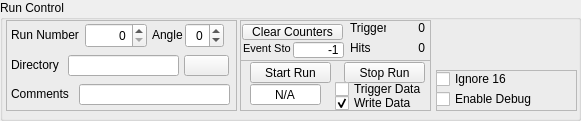
   <widget class="QGroupBox" name="runGroupbox">
    <property name="geometry">
     <rect>
      <x>10</x>
      <y>570</y>
      <width>581</width>
      <height>121</height>
     </rect>
    </property>
    <property name="font">
     <font>
      <family>Arial</family>
      <pointsize>9</pointsize>
     </font>
    </property>
    <property name="title">
     <string>Run Control</string>
    </property>
    <widget class="QLineEdit" name="userComments">
     <property name="enabled">
      <bool>true</bool>
     </property>
     <property name="geometry">
      <rect>
       <x>79</x>
       <y>84</y>
       <width>151</width>
       <height>21</height>
      </rect>
     </property>
     <property name="font">
      <font>
       <family>Arial</family>
       <pointsize>9</pointsize>
      </font>
     </property>
     <property name="alignment">
      <set>Qt::AlignRight|Qt::AlignTrailing|Qt::AlignVCenter</set>
     </property>
    </widget>
    <widget class="QLabel" name="label_3">
     <property name="geometry">
      <rect>
       <x>11</x>
       <y>27</y>
       <width>81</width>
       <height>16</height>
      </rect>
     </property>
     <property name="font">
      <font>
       <pointsize>9</pointsize>
      </font>
     </property>
     <property name="text">
      <string>Run Number</string>
     </property>
    </widget>
    <widget class="QLabel" name="label_4">
     <property name="geometry">
      <rect>
       <x>11</x>
       <y>86</y>
       <width>61</width>
       <height>16</height>
      </rect>
     </property>
     <property name="font">
      <font>
       <pointsize>9</pointsize>
      </font>
     </property>
     <property name="text">
      <string>Comments</string>
     </property>
    </widget>
    <widget class="QSpinBox" name="runNumber">
     <property name="geometry">
      <rect>
       <x>85</x>
       <y>23</y>
       <width>62</width>
       <height>25</height>
      </rect>
     </property>
     <property name="font">
      <font>
       <family>Arial</family>
       <pointsize>9</pointsize>
      </font>
     </property>
     <property name="alignment">
      <set>Qt::AlignRight|Qt::AlignTrailing|Qt::AlignVCenter</set>
     </property>
     <property name="maximum">
      <number>1000000</number>
     </property>
     <property name="value">
      <number>0</number>
     </property>
    </widget>
    <widget class="QLabel" name="label_6">
     <property name="geometry">
      <rect>
       <x>11</x>
       <y>57</y>
       <width>61</width>
       <height>16</height>
      </rect>
     </property>
     <property name="font">
      <font>
       <pointsize>9</pointsize>
      </font>
     </property>
     <property name="text">
      <string>Directory</string>
     </property>
    </widget>
    <widget class="QLineEdit" name="runDirectoryField">
     <property name="enabled">
      <bool>true</bool>
     </property>
     <property name="geometry">
      <rect>
       <x>68</x>
       <y>55</y>
       <width>111</width>
       <height>21</height>
      </rect>
     </property>
     <property name="font">
      <font>
       <family>Arial</family>
       <pointsize>9</pointsize>
      </font>
     </property>
     <property name="alignment">
      <set>Qt::AlignRight|Qt::AlignTrailing|Qt::AlignVCenter</set>
     </property>
    </widget>
    <widget class="QLabel" name="label_7">
     <property name="geometry">
      <rect>
       <x>434</x>
       <y>20</y>
       <width>141</width>
       <height>41</height>
      </rect>
     </property>
     <property name="text">
      <string/>
     </property>
     <property name="pixmap">
      <pixmap resource="../images/icons.qrc">:/images/logo.png</pixmap>
     </property>
     <property name="scaledContents">
      <bool>true</bool>
     </property>
    </widget>
    <widget class="QSpinBox" name="angle">
     <property name="geometry">
      <rect>
       <x>185</x>
       <y>23</y>
       <width>39</width>
       <height>25</height>
      </rect>
     </property>
     <property name="font">
      <font>
       <family>Arial</family>
       <pointsize>9</pointsize>
      </font>
     </property>
     <property name="alignment">
      <set>Qt::AlignRight|Qt::AlignTrailing|Qt::AlignVCenter</set>
     </property>
     <property name="minimum">
      <number>-90</number>
     </property>
     <property name="maximum">
      <number>90</number>
     </property>
     <property name="value">
      <number>0</number>
     </property>
    </widget>
    <widget class="QLabel" name="label_8">
     <property name="geometry">
      <rect>
       <x>146</x>
       <y>27</y>
       <width>41</width>
       <height>16</height>
      </rect>
     </property>
     <property name="font">
      <font>
       <pointsize>9</pointsize>
      </font>
     </property>
     <property name="text">
      <string>  Angle</string>
     </property>
    </widget>
    <widget class="QPushButton" name="stopTriggerCnt">
     <property name="geometry">
      <rect>
       <x>344</x>
       <y>62</y>
       <width>81</width>
       <height>21</height>
      </rect>
     </property>
     <property name="font">
      <font>
       <family>Arial</family>
       <pointsize>9</pointsize>
      </font>
     </property>
     <property name="text">
      <string>Stop Run</string>
     </property>
    </widget>
    <widget class="QPushButton" name="clearTriggerCnt">
     <property name="geometry">
      <rect>
       <x>242</x>
       <y>24</y>
       <width>101</width>
       <height>16</height>
      </rect>
     </property>
     <property name="font">
      <font>
       <family>Arial</family>
       <pointsize>9</pointsize>
      </font>
     </property>
     <property name="text">
      <string>Clear Counters</string>
     </property>
    </widget>
    <widget class="QPushButton" name="checkTriggers">
     <property name="geometry">
      <rect>
       <x>250</x>
       <y>62</y>
       <width>81</width>
       <height>21</height>
      </rect>
     </property>
     <property name="font">
      <font>
       <family>Arial</family>
       <pointsize>9</pointsize>
      </font>
     </property>
     <property name="text">
      <string>Start Run</string>
     </property>
    </widget>
    <widget class="QFrame" name="frame">
     <property name="geometry">
      <rect>
       <x>240</x>
       <y>20</y>
       <width>191</width>
       <height>41</height>
      </rect>
     </property>
     <property name="frameShape">
      <enum>QFrame::StyledPanel</enum>
     </property>
     <property name="frameShadow">
      <enum>QFrame::Raised</enum>
     </property>
     <widget class="QLineEdit" name="eventCountStop">
      <property name="geometry">
       <rect>
        <x>53</x>
        <y>22</y>
        <width>51</width>
        <height>16</height>
       </rect>
      </property>
      <property name="font">
       <font>
        <family>Arial</family>
        <pointsize>9</pointsize>
       </font>
      </property>
      <property name="text">
       <string>-1</string>
      </property>
      <property name="alignment">
       <set>Qt::AlignRight|Qt::AlignTrailing|Qt::AlignVCenter</set>
      </property>
     </widget>
     <widget class="QLabel" name="eventCountStopLabel">
      <property name="geometry">
       <rect>
        <x>0</x>
        <y>20</y>
        <width>51</width>
        <height>16</height>
       </rect>
      </property>
      <property name="font">
       <font>
        <family>Arial</family>
        <pointsize>8</pointsize>
       </font>
      </property>
      <property name="text">
       <string> Event Stop</string>
      </property>
     </widget>
     <widget class="QLabel" name="label_9">
      <property name="geometry">
       <rect>
        <x>110</x>
        <y>0</y>
        <width>36</width>
        <height>16</height>
       </rect>
      </property>
      <property name="font">
       <font>
        <pointsize>9</pointsize>
       </font>
      </property>
      <property name="text">
       <string>Triggers</string>
      </property>
     </widget>
     <widget class="QLabel" name="triggerCntLabel_fpga">
      <property name="geometry">
       <rect>
        <x>154</x>
        <y>0</y>
        <width>31</width>
        <height>16</height>
       </rect>
      </property>
      <property name="font">
       <font>
        <family>Arial</family>
        <pointsize>9</pointsize>
       </font>
      </property>
      <property name="text">
       <string>0</string>
      </property>
      <property name="alignment">
       <set>Qt::AlignRight|Qt::AlignTrailing|Qt::AlignVCenter</set>
      </property>
     </widget>
     <widget class="QLabel" name="label_10">
      <property name="geometry">
       <rect>
        <x>110</x>
        <y>20</y>
        <width>36</width>
        <height>16</height>
       </rect>
      </property>
      <property name="font">
       <font>
        <pointsize>9</pointsize>
       </font>
      </property>
      <property name="text">
       <string>Hits</string>
      </property>
     </widget>
     <widget class="QLabel" name="triggerCntLabel">
      <property name="geometry">
       <rect>
        <x>150</x>
        <y>20</y>
        <width>35</width>
        <height>16</height>
       </rect>
      </property>
      <property name="font">
       <font>
        <family>Arial</family>
        <pointsize>9</pointsize>
       </font>
      </property>
      <property name="text">
       <string>0</string>
      </property>
      <property name="alignment">
       <set>Qt::AlignRight|Qt::AlignTrailing|Qt::AlignVCenter</set>
      </property>
     </widget>
    </widget>
    <widget class="QFrame" name="frame_3">
     <property name="geometry">
      <rect>
       <x>240</x>
       <y>60</y>
       <width>191</width>
       <height>51</height>
      </rect>
     </property>
     <property name="frameShape">
      <enum>QFrame::StyledPanel</enum>
     </property>
     <property name="frameShadow">
      <enum>QFrame::Raised</enum>
     </property>
     <widget class="QLineEdit" name="runStatusField">
      <property name="enabled">
       <bool>true</bool>
      </property>
      <property name="geometry">
       <rect>
        <x>10</x>
        <y>24</y>
        <width>71</width>
        <height>21</height>
       </rect>
      </property>
      <property name="font">
       <font>
        <family>Arial</family>
        <pointsize>9</pointsize>
       </font>
      </property>
      <property name="text">
       <string>N/A</string>
      </property>
      <property name="alignment">
       <set>Qt::AlignCenter</set>
      </property>
      <property name="readOnly">
       <bool>true</bool>
      </property>
     </widget>
    </widget>
    <widget class="QFrame" name="frame_2">
     <property name="geometry">
      <rect>
       <x>6</x>
       <y>20</y>
       <width>231</width>
       <height>91</height>
      </rect>
     </property>
     <property name="frameShape">
      <enum>QFrame::StyledPanel</enum>
     </property>
     <property name="frameShadow">
      <enum>QFrame::Raised</enum>
     </property>
     <widget class="QPushButton" name="selectDir">
      <property name="geometry">
       <rect>
        <x>178</x>
        <y>35</y>
        <width>45</width>
        <height>21</height>
       </rect>
      </property>
      <property name="text">
       <string/>
      </property>
      <property name="icon">
       <iconset resource="../images/icons.qrc">
        <normaloff>:/images/directory.png</normaloff>:/images/directory.png</iconset>
      </property>
      <property name="iconSize">
       <size>
        <width>18</width>
        <height>20</height>
       </size>
      </property>
     </widget>
    </widget>
    <widget class="QFrame" name="frame_4">
     <property name="geometry">
      <rect>
       <x>436</x>
       <y>70</y>
       <width>141</width>
       <height>41</height>
      </rect>
     </property>
     <property name="frameShape">
      <enum>QFrame::StyledPanel</enum>
     </property>
     <property name="frameShadow">
      <enum>QFrame::Raised</enum>
     </property>
     <widget class="QCheckBox" name="ignore16">
      <property name="geometry">
       <rect>
        <x>0</x>
        <y>0</y>
        <width>111</width>
        <height>18</height>
       </rect>
      </property>
      <property name="font">
       <font>
        <family>Arial</family>
        <pointsize>9</pointsize>
       </font>
      </property>
      <property name="text">
       <string>Ignore 16</string>
      </property>
     </widget>
     <widget class="QCheckBox" name="enableDebugPB">
      <property name="geometry">
       <rect>
        <x>0</x>
        <y>20</y>
        <width>121</width>
        <height>18</height>
       </rect>
      </property>
      <property name="font">
       <font>
        <family>Arial</family>
        <pointsize>9</pointsize>
       </font>
      </property>
      <property name="text">
       <string>Enable Debug</string>
      </property>
     </widget>
    </widget>
    <widget class="QCheckBox" name="readTrigger">
     <property name="geometry">
      <rect>
       <x>335</x>
       <y>80</y>
       <width>91</width>
       <height>18</height>
      </rect>
     </property>
     <property name="font">
      <font>
       <family>Arial</family>
       <pointsize>9</pointsize>
      </font>
     </property>
     <property name="text">
      <string>Trigger Data</string>
     </property>
    </widget>
    <widget class="QCheckBox" name="writeData">
     <property name="geometry">
      <rect>
       <x>335</x>
       <y>94</y>
       <width>91</width>
       <height>18</height>
      </rect>
     </property>
     <property name="font">
      <font>
       <family>Arial</family>
       <pointsize>9</pointsize>
      </font>
     </property>
     <property name="text">
      <string>Write Data</string>
     </property>
     <property name="checked">
      <bool>true</bool>
     </property>
    </widget>
    <zorder>label_7</zorder>
    <zorder>frame_4</zorder>
    <zorder>frame_2</zorder>
    <zorder>frame</zorder>
    <zorder>frame_3</zorder>
    <zorder>userComments</zorder>
    <zorder>label_3</zorder>
    <zorder>label_4</zorder>
    <zorder>runNumber</zorder>
    <zorder>label_6</zorder>
    <zorder>runDirectoryField</zorder>
    <zorder>angle</zorder>
    <zorder>label_8</zorder>
    <zorder>stopTriggerCnt</zorder>
    <zorder>clearTriggerCnt</zorder>
    <zorder>checkTriggers</zorder>
    <zorder>readTrigger</zorder>
    <zorder>writeData</zorder>
   </widget>
